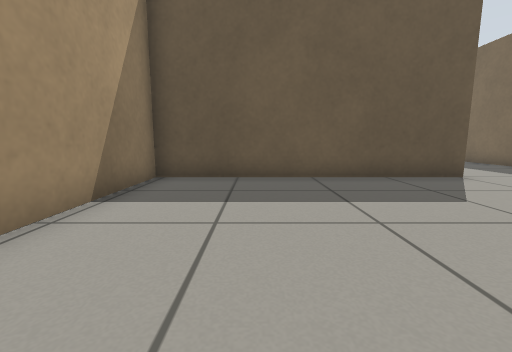
[1] (above)

12 first-person views from a walk through a Gazebo world. The camera is 0.5 m above the floor, tilts 8° down and sees 90° across. The floor is counted in squares, 0.5 m on a side. Each view is taken from the middle of a square. On the plan, view 1 faces up. The plan holds only what a view shows up to about 11 squares ahead; the rest is blank.

[2]
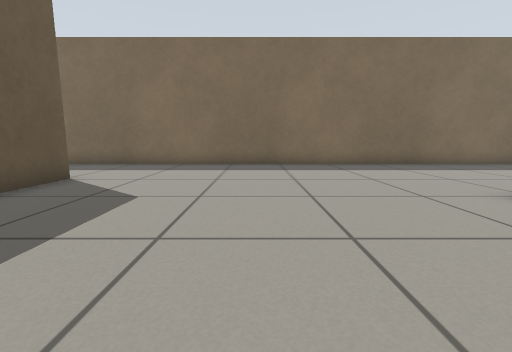

[3]
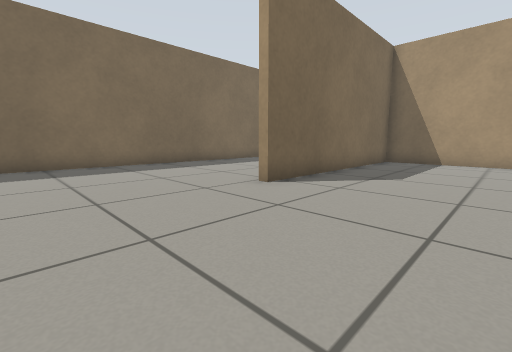

[4]
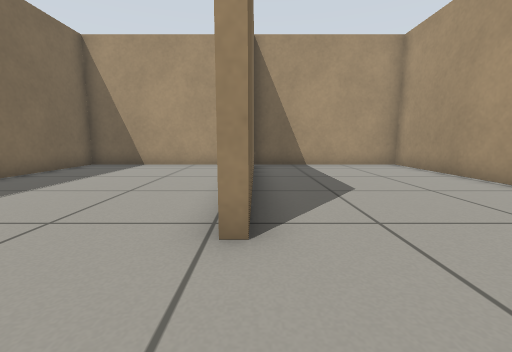

[5]
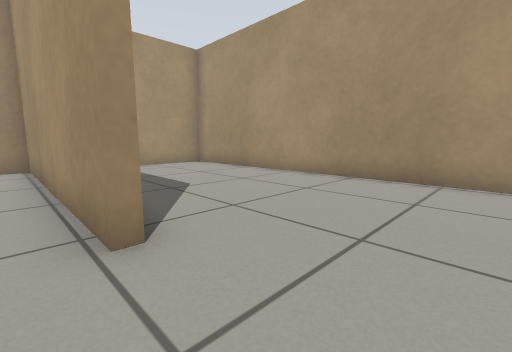

[6]
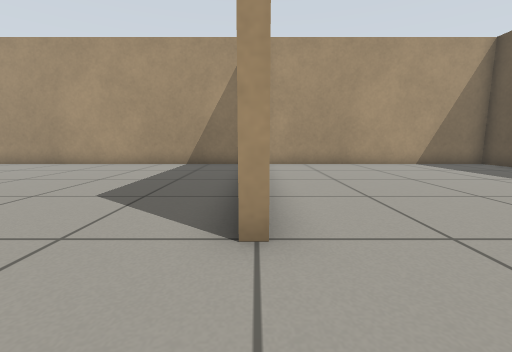

[7]
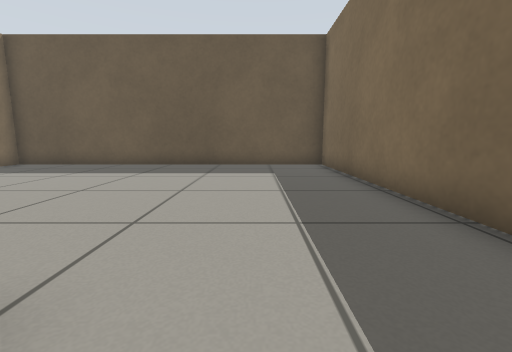

[8]
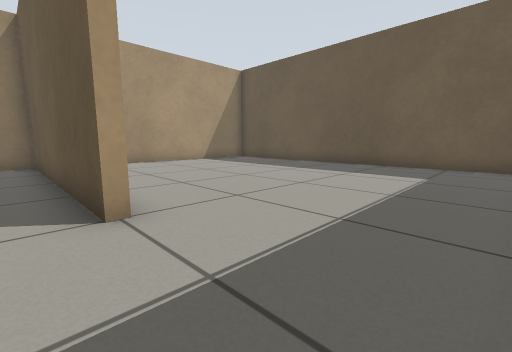

[9]
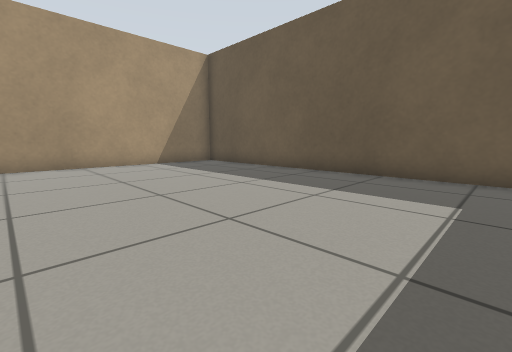

[10]
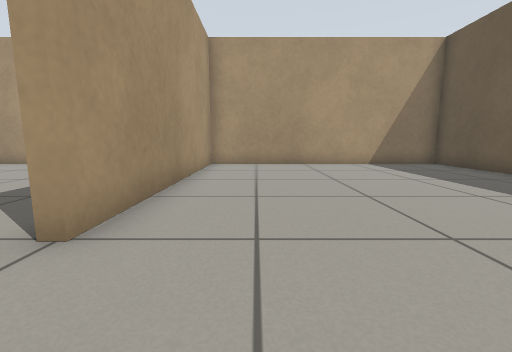

[11]
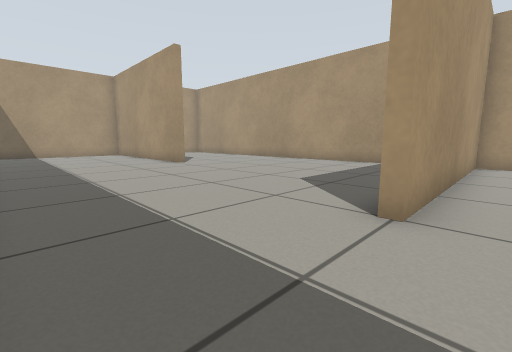

[12]
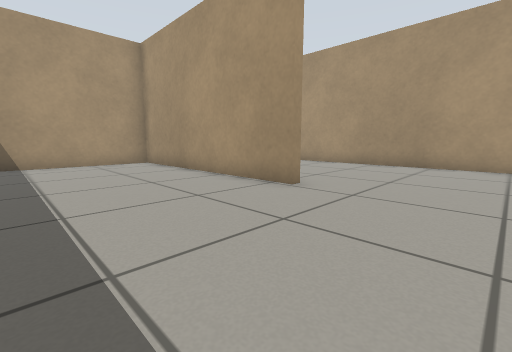

### Floor plan
Ten units are one square. View 1 is at (0, 0); x grows to the right and y downward. Boxes are objects, and circles mark ways between rooms. Rooms are numbered by the first view taken in them; rooms with no view inside come last. Other rooms are left out.
<svg viewBox="-32 -170 134 279">
<path fill="none" stroke="#000" d="M34 24 34 104 97 104 97 -75M31 101 31 24M56 -71 56 -68 -27 -68 -27 104 31 104M97 -75 97 -165 -27 -165 -27 -71 56 -71"/>
<circle cx="75" cy="-70" r="3" fill="#2a7"/>
<text x="40" y="20">1</text>
<text x="30" y="-120">2</text>
</svg>
Room 1 opens to room 2.

Where each view was taken, in squares from view 1:
view 1: 0 up, 0 right, facing up
view 2: 2 up, 1 left, facing right
view 3: 2 up, 1 left, facing down-right
view 4: 0 up, 3 right, facing down
view 5: 0 up, 4 right, facing down-left
view 6: 7 up, 8 right, facing left
view 7: 6 up, 7 right, facing up
view 8: 6 up, 9 right, facing up-left
view 9: 9 up, 8 right, facing up-left
view 10: 9 up, 8 right, facing left
view 11: 8 up, 9 right, facing down-left
view 12: 1 up, 8 right, facing down-left
